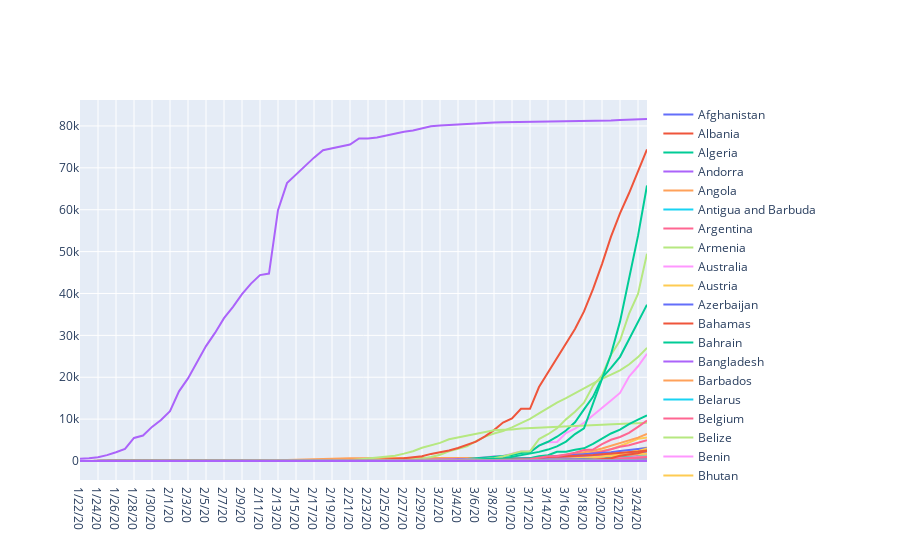

Source (notebook cell):
### Markdown cell above
## First classic graph

### Code cell
data=[]
for country in confirmed1.columns:
    data.append(go.Scatter(x=confirmed1.index,y=confirmed1[country],name=country))
                
layout={}
    
fig={'data':data,
    'layout':layout}
iplot(fig)
